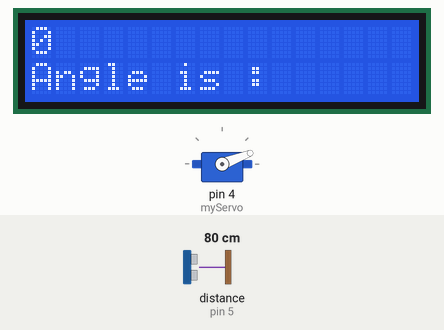
Recording of a sketch running on a simulated Arduino Uno, built with avr-gcc and run on an emulated ATmega328P. On the bench: servo, 16×2 character LCD. Wiring (inferred from the names in the program): ultrasonic range finder: trigger pin 6; echo pin 5. Inputs (shaded band) come from the test bench; at power-on: distance to the obstacle (sensor on pin 5) 80 cm. The echo pulse lasts 58.3 µs per cm; what the sketch prints to the serial monitor is not drawn.

Above: at 1.28 s.
1.3 s: distance to the obstacle (sensor on pin 5) set to 2 cm
At 2.52 s:
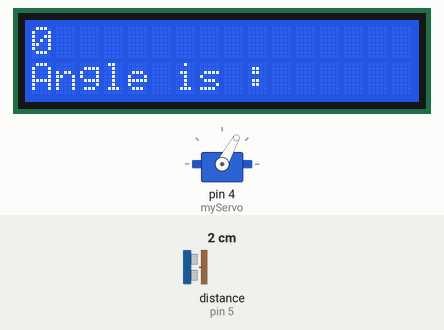
2.9 s: distance to the obstacle (sensor on pin 5) set to 9 cm
At 3.14 s:
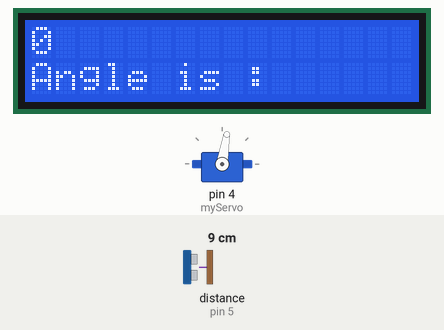
At 12.32 s:
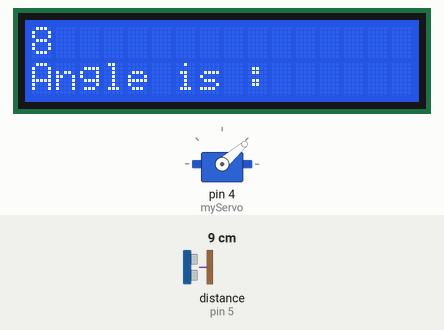
Timing chart, 0 to 13.2 s (numbered marks = the images above; inputs shaded):
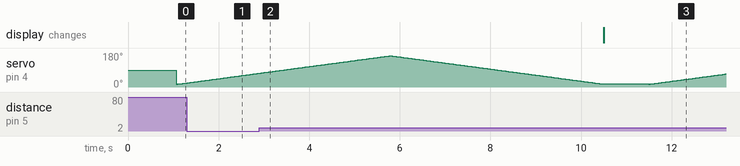

The sketch:

disp_and_ard.ino
```cpp
// Includes the Servo library
#include <Servo.h>
#include <LiquidCrystal.h>

int rs=7;
int en=8;
int d4=9;
int d5=10;
int d6=11;
int d7=12;
//int Con=0;//contrast of the lcd

LiquidCrystal lcd(rs,en,d4,d5,d6,d7);

// Defines Tirg and Echo pins of the Ultrasonic Sensor
const int trigPin = 6; //def = 11
const int echoPin = 5; //def= 10
// Variables for the duration and the distance
long duration;
int distance;
Servo myServo; // Creates a servo object for controlling the servo motor
void setup()
  {
    //analogWrite(6,0); to use without 10kpot
    pinMode(trigPin, OUTPUT); // Sets the trigPin as an Output
    pinMode(echoPin, INPUT); // Sets the echoPin as an Input
    Serial.begin(9600);
    myServo.attach(4); // Defines on which pin is the servo motor attached , def = 12
    lcd.begin(16,2);
  }
void loop()
  {
    lcd.setCursor(0,0);
    lcd.print(distance);
    lcd.setCursor(0,1);
    lcd.print("Angle is :");
    delay(1000);
    //lcd.clear();
    // rotates the servo motor from 15 to 165 degrees
    for(int i=15;i<=165;i++)
    {
      myServo.write(i);
      delay(30);
      distance = calculateDistance();// Calls a function for calculating the distance measured by the Ultrasonic sensor for each degree

      Serial.print(i); // Sends the current degree into the Serial Port
      Serial.print(","); // Sends addition character right next to the previous value needed later in the Processing IDE for indexing
      Serial.print(distance); // Sends the distance value into the Serial Port
      Serial.print("."); // Sends addition character right next to the previous value needed later in the Processing IDE for indexing
    }
    // Repeats the previous lines from 165 to 15 degrees
    for(int i=165;i>15;i--)
    {
      myServo.write(i);
      delay(30);
      distance = calculateDistance();
      Serial.print(i);
      Serial.print(",");
      Serial.print(distance);
      Serial.print(".");
    }

}
// Function for calculating the distance measured by the Ultrasonic sensor
int calculateDistance()
  {

    digitalWrite(trigPin, LOW);
    delayMicroseconds(2);
    // Sets the trigPin on HIGH state for 10 micro seconds
    digitalWrite(trigPin, HIGH);
    delayMicroseconds(10);
    digitalWrite(trigPin, LOW);
    duration = pulseIn(echoPin, HIGH); // Reads the echoPin, returns the sound wave travel time in microseconds
    distance= duration*0.034/2;
    return distance;
  }
```

Measured:
- after the input at 2.9 s, the display: changes after 7.6 s (image 3)
